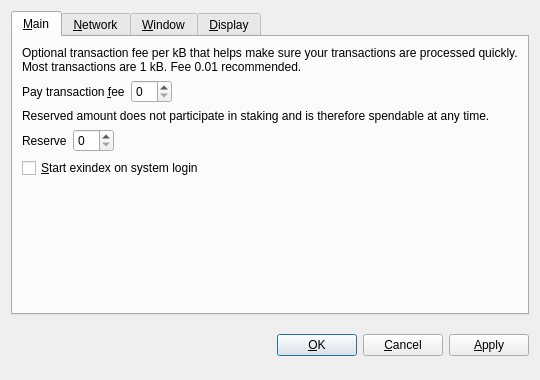
<?xml version="1.0" encoding="UTF-8"?>
<ui version="4.0">
 <class>OptionsDialog</class>
 <widget class="QDialog" name="OptionsDialog">
  <property name="geometry">
   <rect>
    <x>0</x>
    <y>0</y>
    <width>540</width>
    <height>380</height>
   </rect>
  </property>
  <property name="windowTitle">
   <string>Options</string>
  </property>
  <property name="modal">
   <bool>true</bool>
  </property>
  <layout class="QVBoxLayout" name="verticalLayout">
   <item>
    <widget class="QTabWidget" name="tabWidget">
     <property name="tabPosition">
      <enum>QTabWidget::North</enum>
     </property>
     <property name="currentIndex">
      <number>0</number>
     </property>
     <widget class="QWidget" name="tabMain">
      <attribute name="title">
       <string>&amp;Main</string>
      </attribute>
      <layout class="QVBoxLayout" name="verticalLayout_Main">
       <item>
        <widget class="QLabel" name="transactionFeeInfoLabel">
         <property name="text">
          <string>Optional transaction fee per kB that helps make sure your transactions are processed quickly. Most transactions are 1 kB. Fee 0.01 recommended.</string>
         </property>
         <property name="textFormat">
          <enum>Qt::PlainText</enum>
         </property>
         <property name="wordWrap">
          <bool>true</bool>
         </property>
        </widget>
       </item>
       <item>
        <layout class="QHBoxLayout" name="horizontalLayoutFee">
         <item>
          <widget class="QLabel" name="transactionFeeLabel">
           <property name="text">
            <string>Pay transaction &amp;fee</string>
           </property>
           <property name="textFormat">
            <enum>Qt::PlainText</enum>
           </property>
           <property name="buddy">
            <cstring>transactionFee</cstring>
           </property>
          </widget>
         </item>
         <item>
          <widget class="BitcoinAmountField" name="transactionFee"/>
         </item>
         <item>
          <spacer name="horizontalSpacerFee">
           <property name="orientation">
            <enum>Qt::Horizontal</enum>
           </property>
           <property name="sizeHint" stdset="0">
            <size>
             <width>40</width>
             <height>20</height>
            </size>
           </property>
          </spacer>
         </item>
        </layout>
       </item>
       <item>
        <widget class="QLabel" name="reserveBalanceInfoLabel">
         <property name="text">
          <string>Reserved amount does not participate in staking and is therefore spendable at any time.</string>
         </property>
         <property name="textFormat">
          <enum>Qt::PlainText</enum>
         </property>
         <property name="wordWrap">
          <bool>true</bool>
         </property>
        </widget>
       </item>
       <item>
        <layout class="QHBoxLayout" name="horizontalLayoutReserveBalance">
         <item>
          <widget class="QLabel" name="reserveBalanceLabel">
           <property name="text">
            <string>Reserve</string>
           </property>
           <property name="textFormat">
            <enum>Qt::PlainText</enum>
           </property>
           <property name="buddy">
            <cstring>reserveBalance</cstring>
           </property>
          </widget>
         </item>
         <item>
          <widget class="BitcoinAmountField" name="reserveBalance"/>
         </item>
         <item>
          <spacer name="horizontalSpacerReserveBalance">
           <property name="orientation">
            <enum>Qt::Horizontal</enum>
           </property>
           <property name="sizeHint" stdset="0">
            <size>
             <width>40</width>
             <height>20</height>
            </size>
           </property>
          </spacer>
         </item>
        </layout>
       </item>
       <item>
        <widget class="QCheckBox" name="bitcoinAtStartup">
         <property name="toolTip">
          <string>Automatically start exindex after logging in to the system.</string>
         </property>
         <property name="text">
          <string>&amp;Start exindex on system login</string>
         </property>
        </widget>
       </item>
       <item>
        <spacer name="verticalSpacer_Main">
         <property name="orientation">
          <enum>Qt::Vertical</enum>
         </property>
         <property name="sizeHint" stdset="0">
          <size>
           <width>20</width>
           <height>40</height>
          </size>
         </property>
        </spacer>
       </item>
      </layout>
     </widget>
     <widget class="QWidget" name="tabNetwork">
      <attribute name="title">
       <string>&amp;Network</string>
      </attribute>
      <layout class="QVBoxLayout" name="verticalLayout_Network">
       <item>
        <widget class="QCheckBox" name="mapPortUpnp">
         <property name="toolTip">
          <string>Automatically open the exindex client port on the router. This only works when your router supports UPnP and it is enabled.</string>
         </property>
         <property name="text">
          <string>Map port using &amp;UPnP</string>
         </property>
        </widget>
       </item>
       <item>
        <widget class="QCheckBox" name="connectSocks">
         <property name="toolTip">
          <string>Connect to the exindex network through a SOCKS proxy (e.g. when connecting through Tor).</string>
         </property>
         <property name="text">
          <string>&amp;Connect through SOCKS proxy:</string>
         </property>
        </widget>
       </item>
       <item>
        <layout class="QHBoxLayout" name="horizontalLayout_Network">
         <item>
          <widget class="QLabel" name="proxyIpLabel">
           <property name="text">
            <string>Proxy &amp;IP:</string>
           </property>
           <property name="textFormat">
            <enum>Qt::PlainText</enum>
           </property>
           <property name="buddy">
            <cstring>proxyIp</cstring>
           </property>
          </widget>
         </item>
         <item>
          <widget class="QValidatedLineEdit" name="proxyIp">
           <property name="maximumSize">
            <size>
             <width>140</width>
             <height>16777215</height>
            </size>
           </property>
           <property name="toolTip">
            <string>IP address of the proxy (e.g. 127.0.0.1)</string>
           </property>
          </widget>
         </item>
         <item>
          <widget class="QLabel" name="proxyPortLabel">
           <property name="text">
            <string>&amp;Port:</string>
           </property>
           <property name="textFormat">
            <enum>Qt::PlainText</enum>
           </property>
           <property name="buddy">
            <cstring>proxyPort</cstring>
           </property>
          </widget>
         </item>
         <item>
          <widget class="QLineEdit" name="proxyPort">
           <property name="maximumSize">
            <size>
             <width>55</width>
             <height>16777215</height>
            </size>
           </property>
           <property name="toolTip">
            <string>Port of the proxy (e.g. 9050)</string>
           </property>
          </widget>
         </item>
         <item>
          <widget class="QLabel" name="socksVersionLabel">
           <property name="text">
            <string>SOCKS &amp;Version:</string>
           </property>
           <property name="textFormat">
            <enum>Qt::PlainText</enum>
           </property>
           <property name="buddy">
            <cstring>socksVersion</cstring>
           </property>
          </widget>
         </item>
         <item>
          <widget class="QValueComboBox" name="socksVersion">
           <property name="toolTip">
            <string>SOCKS version of the proxy (e.g. 5)</string>
           </property>
          </widget>
         </item>
         <item>
          <spacer name="horizontalSpacer_Network">
           <property name="orientation">
            <enum>Qt::Horizontal</enum>
           </property>
           <property name="sizeHint" stdset="0">
            <size>
             <width>40</width>
             <height>20</height>
            </size>
           </property>
          </spacer>
         </item>
        </layout>
       </item>
       <item>
        <spacer name="verticalSpacer_Network">
         <property name="orientation">
          <enum>Qt::Vertical</enum>
         </property>
         <property name="sizeHint" stdset="0">
          <size>
           <width>20</width>
           <height>40</height>
          </size>
         </property>
        </spacer>
       </item>
      </layout>
     </widget>
     <widget class="QWidget" name="tabWindow">
      <attribute name="title">
       <string>&amp;Window</string>
      </attribute>
      <layout class="QVBoxLayout" name="verticalLayout_Window">
       <item>
        <widget class="QCheckBox" name="minimizeToTray">
         <property name="toolTip">
          <string>Show only a tray icon after minimizing the window.</string>
         </property>
         <property name="text">
          <string>&amp;Minimize to the tray instead of the taskbar</string>
         </property>
        </widget>
       </item>
       <item>
        <widget class="QCheckBox" name="minimizeOnClose">
         <property name="toolTip">
          <string>Minimize instead of exit the application when the window is closed. When this option is enabled, the application will be closed only after selecting Quit in the menu.</string>
         </property>
         <property name="text">
          <string>M&amp;inimize on close</string>
         </property>
        </widget>
       </item>
       <item>
        <spacer name="verticalSpacer_Window">
         <property name="orientation">
          <enum>Qt::Vertical</enum>
         </property>
         <property name="sizeHint" stdset="0">
          <size>
           <width>20</width>
           <height>40</height>
          </size>
         </property>
        </spacer>
       </item>
      </layout>
     </widget>
     <widget class="QWidget" name="tabDisplay">
      <attribute name="title">
       <string>&amp;Display</string>
      </attribute>
      <layout class="QVBoxLayout" name="verticalLayout_Display">
       <item>
        <layout class="QHBoxLayout" name="horizontalLayout_1_Display">
         <item>
          <widget class="QLabel" name="langLabel">
           <property name="text">
            <string>User Interface &amp;language:</string>
           </property>
           <property name="textFormat">
            <enum>Qt::PlainText</enum>
           </property>
           <property name="buddy">
            <cstring>lang</cstring>
           </property>
          </widget>
         </item>
         <item>
          <widget class="QValueComboBox" name="lang">
           <property name="toolTip">
            <string>The user interface language can be set here. This setting will take effect after restarting exindex.</string>
           </property>
          </widget>
         </item>
        </layout>
       </item>
       <item>
        <layout class="QHBoxLayout" name="horizontalLayout_2_Display">
         <item>
          <widget class="QLabel" name="unitLabel">
           <property name="text">
            <string>&amp;Unit to show amounts in:</string>
           </property>
           <property name="textFormat">
            <enum>Qt::PlainText</enum>
           </property>
           <property name="buddy">
            <cstring>unit</cstring>
           </property>
          </widget>
         </item>
         <item>
          <widget class="QValueComboBox" name="unit">
           <property name="toolTip">
            <string>Choose the default subdivision unit to show in the interface and when sending coins.</string>
           </property>
          </widget>
         </item>
        </layout>
       </item>
       <item>
        <widget class="QCheckBox" name="displayAddresses">
         <property name="toolTip">
          <string>Whether to show exindex addresses in the transaction list or not.</string>
         </property>
         <property name="text">
          <string>&amp;Display addresses in transaction list</string>
         </property>
        </widget>
       </item>
       <item>
        <widget class="QCheckBox" name="coinControlFeatures">
         <property name="toolTip">
          <string>Whether to show coin control features or not.</string>
         </property>
         <property name="text">
          <string>Display coin &amp;control features (experts only!)</string>
         </property>
        </widget>
       </item>
       <item>
        <spacer name="verticalSpacer_Display">
         <property name="orientation">
          <enum>Qt::Vertical</enum>
         </property>
         <property name="sizeHint" stdset="0">
          <size>
           <width>20</width>
           <height>40</height>
          </size>
         </property>
        </spacer>
       </item>
      </layout>
     </widget>
    </widget>
   </item>
   <item>
    <layout class="QHBoxLayout" name="horizontalLayout_Buttons">
     <item>
      <spacer name="horizontalSpacer_1">
       <property name="orientation">
        <enum>Qt::Horizontal</enum>
       </property>
       <property name="sizeHint" stdset="0">
        <size>
         <width>40</width>
         <height>48</height>
        </size>
       </property>
      </spacer>
     </item>
     <item>
      <widget class="QLabel" name="statusLabel">
       <property name="font">
        <font>
         <weight>75</weight>
         <bold>true</bold>
        </font>
       </property>
       <property name="text">
        <string/>
       </property>
       <property name="textFormat">
        <enum>Qt::PlainText</enum>
       </property>
       <property name="wordWrap">
        <bool>true</bool>
       </property>
      </widget>
     </item>
     <item>
      <spacer name="horizontalSpacer_2">
       <property name="orientation">
        <enum>Qt::Horizontal</enum>
       </property>
       <property name="sizeHint" stdset="0">
        <size>
         <width>40</width>
         <height>48</height>
        </size>
       </property>
      </spacer>
     </item>
     <item>
      <widget class="QPushButton" name="okButton">
       <property name="text">
        <string>&amp;OK</string>
       </property>
      </widget>
     </item>
     <item>
      <widget class="QPushButton" name="cancelButton">
       <property name="text">
        <string>&amp;Cancel</string>
       </property>
       <property name="autoDefault">
        <bool>false</bool>
       </property>
      </widget>
     </item>
     <item>
      <widget class="QPushButton" name="applyButton">
       <property name="text">
        <string>&amp;Apply</string>
       </property>
       <property name="autoDefault">
        <bool>false</bool>
       </property>
      </widget>
     </item>
    </layout>
   </item>
  </layout>
 </widget>
 <customwidgets>
  <customwidget>
   <class>BitcoinAmountField</class>
   <extends>QSpinBox</extends>
   <header>bitcoinamountfield.h</header>
  </customwidget>
  <customwidget>
   <class>QValueComboBox</class>
   <extends>QComboBox</extends>
   <header>qvaluecombobox.h</header>
  </customwidget>
  <customwidget>
   <class>QValidatedLineEdit</class>
   <extends>QLineEdit</extends>
   <header>qvalidatedlineedit.h</header>
  </customwidget>
 </customwidgets>
 <resources/>
 <connections/>
</ui>
